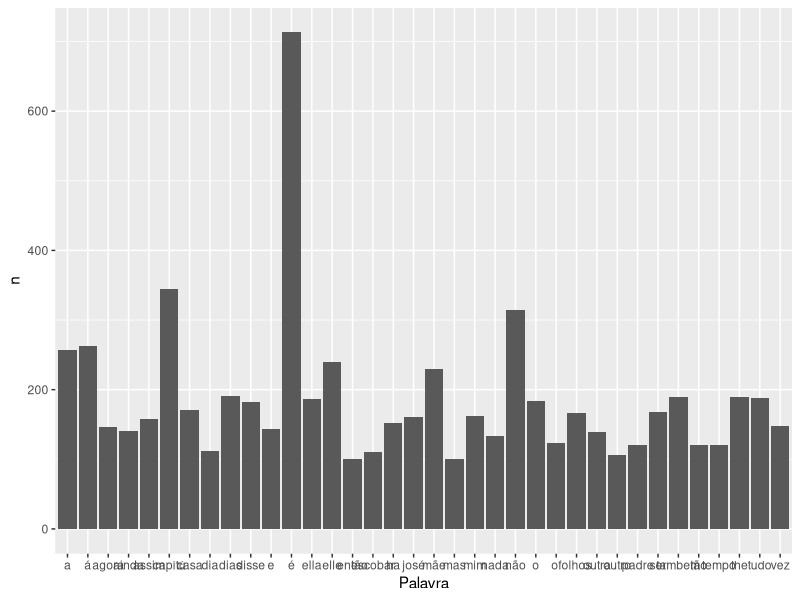

R code for this plot:

# Trabalhando com textos - Tidyverse -------------------------------------------------------------------------------------------------------
# Autoria do script: Jeanne Franco ---------------------------------------------------------------------------------------------------------
# Data do script: 30/04/22 -----------------------------------------------------------------------------------------------------------------
# Referência: Curso Udemy ------------------------------------------------------------------------------------------------------------------

# Pacotes necessário ------------------------------------------------------------------------------------------------------------------------

library(tidyverse)
library(tidytext) # Pacote para análise de textos
library(tm) # Pacote para text mining

# Carregando texto -------------------------------------------------------------------------------------------------------------------------

casmurro <- scan("casmurro.txt", what = "character", sep = "\n", encoding = "UTF-8")

# Manipulando o texto ----------------------------------------------------------------------------------------------------------------------

casmurro[1:30] # Início do texto, até as 30 primeiras linhas.
grep("FIM", casmurro) # Procura a palavra "fim" no texto

casmurro[27:6393] # Linha onde começa o capítulo até o fim do texto

stopwords("pt") # Indica algumas palavras em português ("pt") que não tem muita utilidade 
## para as análises

casmurro <- removeWords(casmurro, stopwords("pt")) # Remove palavras desnecessárias

# Análise do texto - Mineração -------------------------------------------------------------------------------------------------------------------------

grep("Bentinho", casmurro) # Posições onde está a palavra "Bentinho"

length(grep("Bentinho", casmurro)) # Quantas vezes são citadas as palavras
length(grep("Capitú", casmurro))

# Análise do texto - Tidytext --------------------------------------------------------------------------------------------------------------

casmurro <- data.frame("Linha" = 1:length(casmurro), "Texto" = casmurro)
view(casmurro)

casmurro <- unnest_tokens(casmurro, Palavra, Texto) # Coluna palavra substitui coluna 
# texto
view(casmurro)

## Frequência de palavras

freq <- casmurro %>%
  count(Palavra, sort = TRUE)
view(freq)

## As 100 palavras mais frequentes

freq100 <- filter(freq, n > 100) %>%
  arrange(desc(n))
view(freq100)

# Gráfico de frequência --------------------------------------------------------------------------------------------------------------------

ggplot(freq100) +
  geom_col(aes(x = Palavra, y = n))
